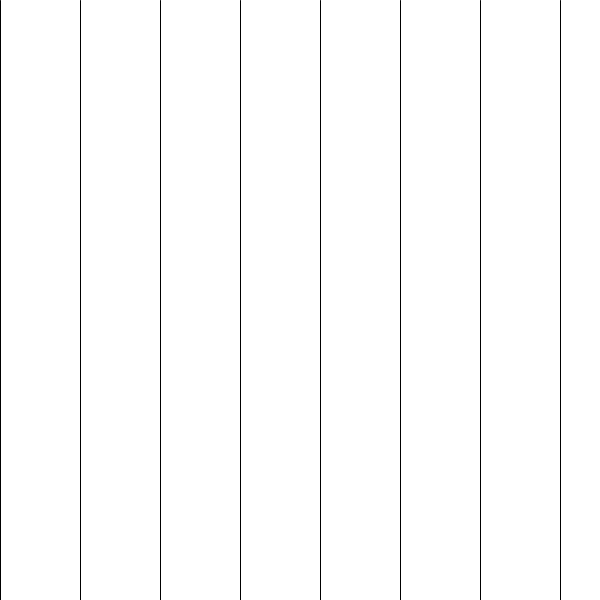
Frame 1 (no input)
Frame 60 (the mouse pressed at the canvas centre just before this capture): identical to frame 1, image omitted
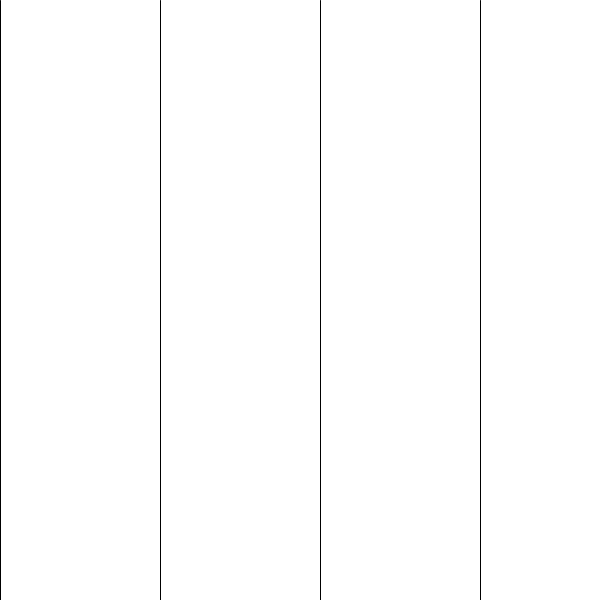
Frame 120 (the mouse held since frame 60 and released just before this capture)

The Processing sketch that drew these frames (run headless with seeded random() and noise(); from frame 60 on, the mouse is pressed at the canvas centre):

// Processing sketch: s01_mouseInput
// ── s01_mouseInput.pde
void setup() {
  size(600,600);
}

int step = 80;
void draw() {
  background(255);
  for (int x = 0; x < width; x += step)
    line(x,0, x, height); 
}

void mousePressed() {
  if (mouseButton == LEFT)
      step /= 2;
  else
      step *= 2;
}
